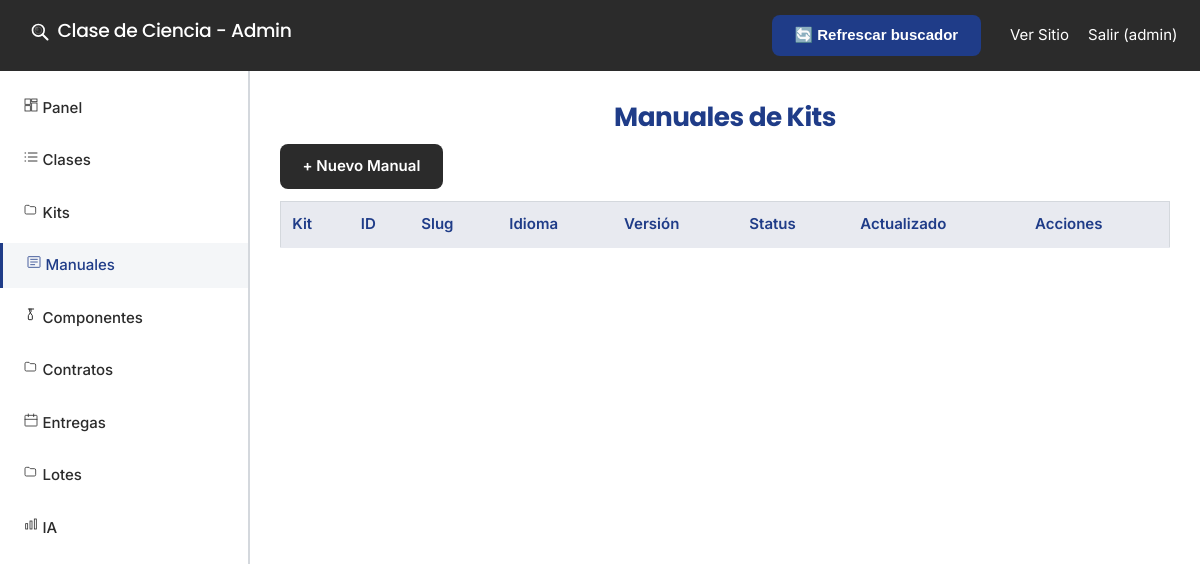
The page /admin/kits/manuals/index.php (signed in) on the database as committed earlier.
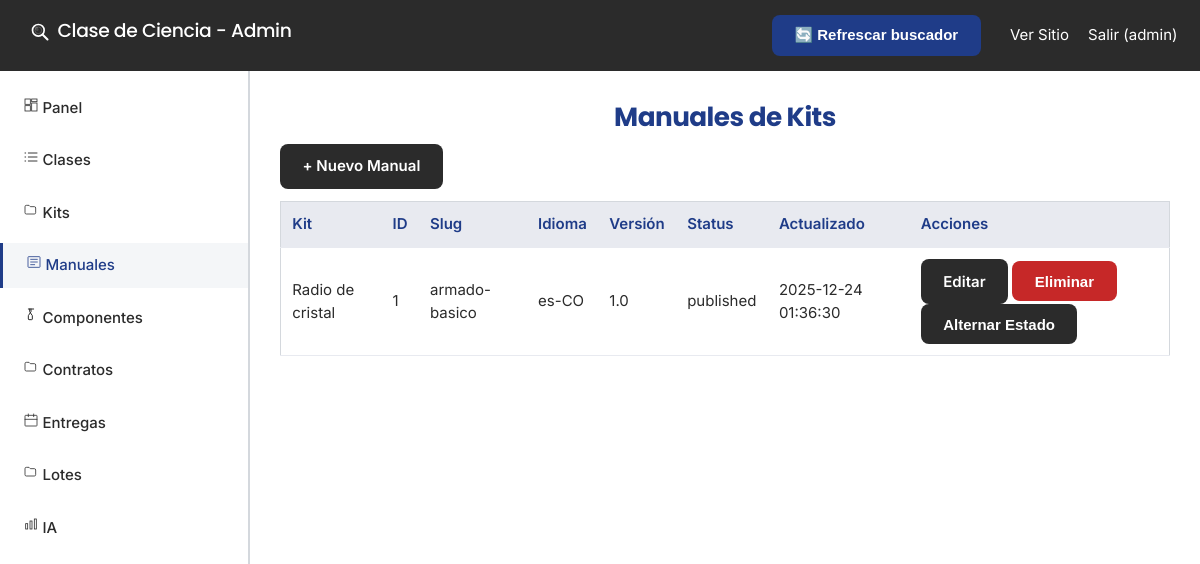
The same page on the database as committed later.
### tables this page shows
CREATE TABLE `kit_manuals` (
  `id` int(11) NOT NULL,
  `kit_id` int(11) NOT NULL,
  `slug` varchar(120) NOT NULL COMMENT 'Slug del manual (por kit/idioma)',
  `version` varchar(32) NOT NULL DEFAULT '1.0',
  `status` enum('draft','approved','published','discontinued') NOT NULL DEFAULT 'draft',
  `tipo_manual` enum('seguridad','armado','calibracion','uso','mantenimiento','teoria','experimento','solucion','evaluacion','docente','referencia') NOT NULL DEFAULT 'armado',
  `ambito` enum('kit','componente') NOT NULL DEFAULT 'kit',
  `item_id` int(11) DEFAULT NULL,
  `idioma` varchar(10) NOT NULL DEFAULT 'es-CO',
  `resumen` varchar(255) DEFAULT NULL,
  `time_minutes` int(11) DEFAULT NULL COMMENT 'Tiempo estimado de armado',
  `dificultad_ensamble` varchar(32) DEFAULT NULL,
  `pasos_json` longtext DEFAULT NULL CHECK (json_valid(`pasos_json`)),
  `herramientas_json` longtext DEFAULT NULL CHECK (json_valid(`herramientas_json`)),
  `seguridad_json` longtext DEFAULT NULL CHECK (json_valid(`seguridad_json`)),
  `html` mediumtext DEFAULT NULL,
  `render_mode` enum('legacy','fullhtml') NOT NULL DEFAULT 'legacy',
  `published_at` datetime DEFAULT NULL,
  `created_at` datetime NOT NULL DEFAULT current_timestamp(),
  `updated_at` datetime NOT NULL DEFAULT current_timestamp() ON UPDATE current_timestamp()
);

CREATE TABLE `kits` (
  `id` int(11) NOT NULL,
  `clase_id` int(11) NOT NULL,
  `nombre` varchar(120) NOT NULL,
  `slug` varchar(120) DEFAULT NULL,
  `codigo` varchar(64) DEFAULT NULL,
  `version` varchar(32) DEFAULT NULL,
  `resumen` text DEFAULT NULL,
  `contenido_html` mediumtext DEFAULT NULL,
  `imagen_portada` varchar(255) DEFAULT NULL,
  `video_portada` varchar(255) DEFAULT NULL,
  `seguridad` longtext DEFAULT NULL CHECK (json_valid(`seguridad`)),
  `seo_title` varchar(160) DEFAULT NULL,
  `seo_description` varchar(255) DEFAULT NULL,
  `activo` tinyint(1) NOT NULL DEFAULT 1,
  `created_at` datetime NOT NULL DEFAULT current_timestamp(),
  `updated_at` datetime NOT NULL DEFAULT current_timestamp() ON UPDATE current_timestamp(),
  `time_minutes` int(11) DEFAULT NULL COMMENT 'Tiempo armado por defecto',
  `dificultad_ensamble` varchar(32) DEFAULT NULL COMMENT 'Dificultad por defecto'
);

### admin/kits/manuals/index.php (the view, shortened to what this page needs)
<?php
require_once __DIR__ . '/../../auth.php';
require_once __DIR__ . '/../../header.php';
require_once __DIR__ . '/../../../config.php';
$kit_id = isset($_GET['kit_id']) ? intval($_GET['kit_id']) : 0;
$kit = null;
$manuals = [];
try {
  if ($kit_id > 0) {
    $stmt = $pdo->prepare('SELECT * FROM kit_manuals WHERE kit_id = ? ORDER BY idioma, version DESC, id DESC');
    $stmt->execute([$kit_id]);
  } else {
    $stmt = $pdo->query('SELECT km.*, k.nombre AS kit_nombre FROM kit_manuals km JOIN kits k ON k.id = km.kit_id ORDER BY km.id DESC');
  }
  $manuals = $stmt->fetchAll(PDO::FETCH_ASSOC);
} catch (PDOException $e) {
  $error_msg = 'Error cargando manuales: ' . htmlspecialchars($e->getMessage(), ENT_QUOTES, 'UTF-8');
  echo '<script>console.log("❌ [ManualsIndex] Error: ' . htmlspecialchars($e->getMessage(), ENT_QUOTES, 'UTF-8') . '");</script>';
}
?>
<div class="container">
  <h1>Manuales de Kits</h1>
  <div style="margin: 12px 0;">
    <a class="btn" href="/admin/kits/manuals/edit.php?<?= $kit ? 'kit_id=' . (int)$kit['id'] : '' ?>">+ Nuevo Manual</a>
  </div>
  <table class="data-table">
    <thead>
      <tr>
        <?php if (!$kit): ?><th>Kit</th><?php endif; ?>
        <th>ID</th>
        <th>Slug</th>
        <th>Idioma</th>
        <th>Versión</th>
        <th>Status</th>
        <th>Actualizado</th>
        <th>Acciones</th>
      </tr>
    </thead>
    <tbody>
      <?php foreach ($manuals as $m): ?>
        <tr>
          <?php if (!$kit): ?><td><?= htmlspecialchars($m['kit_nombre'] ?? '') ?></td><?php endif; ?>
          <td><?= (int)$m['id'] ?></td>
          <td><?= htmlspecialchars($m['slug']) ?></td>
          <td><?= htmlspecialchars($m['idioma']) ?></td>
          <td><?= htmlspecialchars($m['version']) ?></td>
          <td><?= htmlspecialchars($m['status']) ?></td>
          <td><?= htmlspecialchars($m['updated_at']) ?></td>
          <td>
            <a class="btn btn-sm" href="/admin/kits/manuals/edit.php?id=<?= (int)$m['id'] ?>">Editar</a>
            <form method="post" style="display:inline;" onsubmit="return confirm('¿Eliminar manual?');">
              <button class="btn btn-sm btn-danger" type="submit">Eliminar</button>
            </form>
            <form method="post" style="display:inline;">
              <button class="btn btn-sm" type="submit">Alternar Estado</button>
            </form>
          </td>
        </tr>
      <?php endforeach; ?>
    </tbody>
  </table>
</div>
<?php require_once __DIR__ . '/../../footer.php'; ?>

### admin/header.php (shortened to what this page needs)
<!DOCTYPE html>
<html lang="en">
<head>
    <link rel="stylesheet" href="/assets/css/style.css">
</head>
<body>
    <header class="admin-header">
        <h1 class="site-title"><svg class="logo-icon" width="20" height="20" aria-hidden="true"><use xlink:href="#icon-lupa"/></svg> Clase de Ciencia - Admin
        </h1>
        <div>
            <button id="btnRefreshSearch" class="btn" style="margin-right:10px;">🔄 Refrescar buscador</button>
            <a href="/">Ver Sitio</a>
            <a href="/admin/logout.php">Salir (<?= isset($_SESSION['admin_username']) ? htmlspecialchars($_SESSION['admin_username'], ENT_QUOTES, 'UTF-8') : 'anon' ?>)</a>
        </div>
    </header>
    <div class="admin-container">
        <aside class="admin-sidebar">
            <nav>
                <ul>
                    <li><a href="/admin/dashboard.php" class="<?= basename($_SERVER['PHP_SELF']) === 'dashboard.php' ? 'active' : '' ?>"><svg class="admin-icon" width="16" height="16" aria-hidden="true"><use xlink:href="#icon-dashboard"/></svg> Panel</a></li>
                    <li><a href="/admin/clases/index.php" class="<?= strpos($_SERVER['PHP_SELF'], '/clases/') !== false ? 'active' : '' ?>"><svg class="admin-icon" width="16" height="16" aria-hidden="true"><use xlink:href="#icon-list"/></svg> Clases</a></li>
                    <li><a href="/admin/kits/index.php" class="<?= (strpos($_SERVER['PHP_SELF'], '/kits/') !== false && strpos($_SERVER['PHP_SELF'], '/kits/manuals/') === false) ? 'active' : '' ?>"><svg class="admin-icon" width="16" height="16" aria-hidden="true"><use xlink:href="#icon-folder"/></svg> Kits</a></li>
                    <li><a href="/admin/kits/manuals/index.php" class="<?= strpos($_SERVER['PHP_SELF'], '/kits/manuals/') !== false ? 'active' : '' ?>"><svg class="admin-icon" width="16" height="16" aria-hidden="true"><use xlink:href="#icon-article"/></svg> Manuales</a></li>
                    <li><a href="/admin/componentes/index.php" class="<?= strpos($_SERVER['PHP_SELF'], '/componentes/') !== false ? 'active' : '' ?>"><svg class="admin-icon" width="16" height="16" aria-hidden="true"><use xlink:href="#icon-flask"/></svg> Componentes</a></li>
                    <li><a href="/admin/contratos/index.php" class="<?= strpos($_SERVER['PHP_SELF'], '/contratos/') !== false ? 'active' : '' ?>"><svg class="admin-icon" width="16" height="16" aria-hidden="true"><use xlink:href="#icon-folder"/></svg> Contratos</a></li>
                    <li><a href="/admin/entregas/index.php" class="<?= strpos($_SERVER['PHP_SELF'], '/entregas/') !== false ? 'active' : '' ?>"><svg class="admin-icon" width="16" height="16" aria-hidden="true"><use xlink:href="#icon-calendar"/></svg> Entregas</a></li>
                    <li><a href="/admin/lotes/index.php" class="<?= strpos($_SERVER['PHP_SELF'], '/lotes/') !== false ? 'active' : '' ?>"><svg class="admin-icon" width="16" height="16" aria-hidden="true"><use xlink:href="#icon-folder"/></svg> Lotes</a></li>
                    <li><a href="/admin/ia/index.php" class="<?= strpos($_SERVER['PHP_SELF'], '/ia/') !== false ? 'active' : '' ?>"><svg class="admin-icon" width="16" height="16" aria-hidden="true"><use xlink:href="#icon-chart"/></svg> IA</a></li>
                </ul>
            </nav>
        </aside>
        <main class="admin-main">

### admin/footer.php
        </main>
    </div>
</body>
</html>

Rows that differ between the two databases and show on the page:
added kit_manuals: kit.nombre "Radio de cristal", id "1", slug "armado-basico", idioma "es-CO", version "1.0", status "published", updated_at "2025-12-24 01:36:30"
